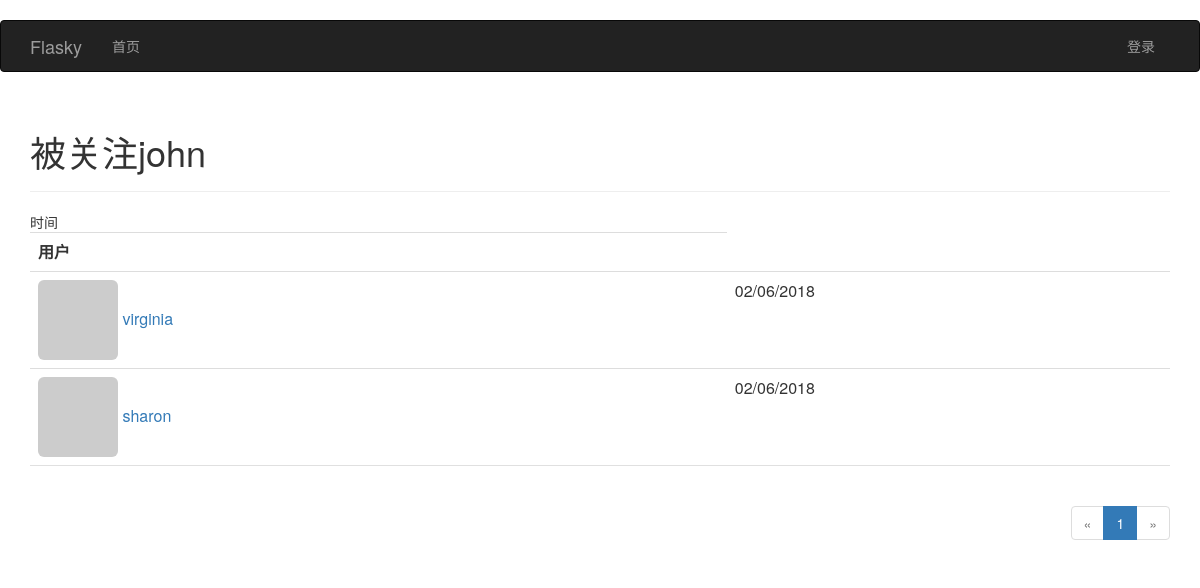
/followed_by/john, run on the app's committed database.
### app/models.py (models this page shows, shortened)
class User(UserMixin,db.Model):
	__tablename__ = 'users'
	id = db.Column(db.Integer, primary_key=True)
	email = db.Column(db.String(64), unique=True, index=True)
	username = db.Column(db.String(64), unique=True, index=True)
	role_id = db.Column(db.Integer, db.ForeignKey('roles.id'))
	password_hash = db.Column(db.String(128))
	confirmed = db.Column(db.Boolean,default=False)
	name = db.Column(db.String(64))
	location = db.Column(db.String(64))
	about_me = db.Column(db.Text())  #db.text()不需要指定最大长度
	member_since = db.Column(db.DateTime(), default=datetime.utcnow)
	last_seen = db.Column(db.DateTime(), default=datetime.utcnow)
	avatar_hash = db.Column(db.String(32))
	posts = db.relationship('Post',backref='author',lazy='dynamic')
	followed = db.relationship('Follow',foreign_keys=[Follow.follower_id],
							backref=db.backref('follower',lazy='joined'),
							lazy='dynamic',cascade='all,delete-orphan')
	followers = db.relationship('Follow',foreign_keys=[Follow.followed_id],
							backref=db.backref('followed',lazy='joined'),
							lazy='dynamic',cascade='all,delete-orphan')
	def gravatar(self,size=100,default='identicon',rating='g'):
		if request.is_secure:
			url = 'https://secure.gravatar.com/avatar'
		else:
			url = 'http://www.gravatar.com/avatar'
		hash = hashlib.md5(self.email.encode('utf-8')).hexdigest()
		return '{url}/{hash}?s={size}&d={default}&r={rating}'.format(
			url=url,hash=hash,size=size,default=default,rating=rating)
	@property
	def password(self):
		raise AttributeError('password is not a readable attribute')

class Follow(db.Model):
	__tablename__ = 'follows'
	follower_id = db.Column(db.Integer,db.ForeignKey('users.id'),primary_key=True)
	followed_id = db.Column(db.Integer,db.ForeignKey('users.id'),primary_key=True)
	timestamp = db.Column(db.DateTime,default=datetime.utcnow)

### app/main/views.py (the view)
@main.route('/followed_by/<username>')
def followed_by(username):
    user = User.query.filter_by(username=username).first()
    if user is None:
        falsh(u'非法用户')
        return redirect(url_for('.index'))
    page = request.args.get('page',1,type=int)
    pagination = user.followed.paginate(page,per_page=current_app.config['FLASKY_FOLLOWERS_PER_PAGE'],error_out=False)
    follows = [{'user':item.followed,'timestamp':item.timestamp} for item in pagination.items]
    return render_template('followers.html',user=user,title=u"被关注",endpoint='.followed_by',
                           pagination=pagination,follows=follows)

### app/auth/views.py (called while the page is built)
@auth.before_app_request
def before_request():
	if current_user.is_authenticated:
		current_user.ping()
		if not current_user.confirmed and request.endpoint[:5] != 'auth.':
			return redirect(url_for('auth.unconfirmed'))

### app/main/__init__.py (called while the page is built)
@main.app_context_processor
def inject_permissions():
    return dict(Permission = Permission)

### app/templates/followers.html (shortened to what this page needs)
﻿{% extends "base.html" %}
{% import "_macros.html" as macros %}
{% block page_content %}
<div class="page-header">
	<h1>{{title}}{{user.username}}</h1>
</div>
<table class="table table-hover followers">
	<thread><tr><th>用户</th>时间</tr></thread>
	{% for follow in follows%}
		{% if follow.user != user %}
		<tr>
			<td>
				<a href="{{ url_for('.user', username = follow.user.username) }}">
					<img class="img-rounded" src="{{ follow.user.gravatar(size=32) }}">
					{{follow.user.username}}
				</a>
			</td>
			<td>{{ moment(follow.timestamp).format('L') }}</td>
		</tr>
		{% endif %}
	{% endfor %}
</table>
<div class="pagination">
	{{macros.pagination_widget(pagination, endpoint, username=user.username)}}
</div>
{% endblock %}

### app/static/styles.css (style rules this page uses)
div.pagination { width: 100%; text-align: right; padding: 0px; margin: 0px; }
.table.followers tr { border-bottom: 1px solid #e0e0e0; }

### data on the page
User: username "john"
User: user.username "virginia"
Follow: timestamp "02/06/2018"
User: user.username "sharon"
Follow: timestamp "02/06/2018"

### other printed values
{{ title }} "被关注"
{{ p }} "1"
